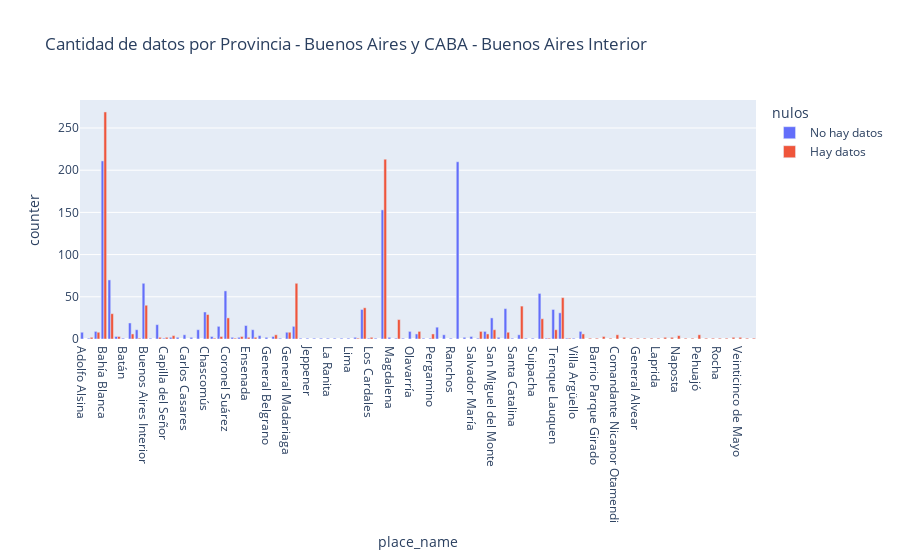

The cell this chart's notebook holds for it:
### Code cell
bsas_interior_barrios_grupo = bsas_interior.groupby(by=['state_name','place_name','nulos'],as_index=False)['counter'].sum()
bsas_interior_barrios_grupo['nulos'] = bsas_interior_barrios_grupo['nulos'].astype(str)
bsas_interior_barrios_grupo['nulos'] = bsas_interior_barrios_grupo.nulos.str.replace('False','Hay datos')
bsas_interior_barrios_grupo['nulos'] = bsas_interior_barrios_grupo.nulos.str.replace('True','No hay datos')
fig = px.bar(bsas_interior_barrios_grupo, x="place_name", y="counter",
             color='nulos', barmode='group',
             height=400, title="Cantidad de datos por Provincia - Buenos Aires y CABA - Buenos Aires Interior")
fig.show()

### Figure 1 — Plotly figure (JSON) as saved in the notebook; plotly's stock layout.template omitted (floating-point values rounded to 4 significant figures)
{"data": [{"alignmentgroup": "True", "hovertemplate": "nulos=No hay datos<br>place_name=%{x}<br>counter=%{y}<extra></extra>", "legendgroup": "No hay datos", "marker": {"color": "#636efa"}, "name": "No hay datos", "offsetgroup": "No hay datos", "orientation": "v", "showlegend": true, "textposition": "auto", "type": "bar", "x": ["Adolfo Alsina", "Alto Los Cardales", "Azul", "Bahía Blanca", "Balcarce", "Baradero", "Batán", "Berisso", "Brandsen", "Buenos Aires Interior", "Cabildo", "Campana", "Capilla del Señor", "Capitán Sarmiento", "Cardales Country Club", "Carlos Casares", "Carlos Keen", "Carmen de Areco", "Chascomús", "Chivilcoy", "Coronel Brandsen", "Coronel Suárez", "El Remanso", "Empalme Lobos", "Ensenada", "Exaltación de la Cruz", "General Alvarado", "General Belgrano", "General Las Heras", "General Lavalle", "General Madariaga", "General Pueyrredón", "Indio Cuá Country Club", "Jeppener", "Junín", "La Colina Golf & Polo", "La Ranita", "Laguna de los Padres", "Las Chacras", "Lima", "Lincoln", "Lobos", "Los Cardales", "Los Talas", "Luján", "Magdalena", "Mercedes", "Navarro", "Olavarría", "Open Door", "Pedro Luro", "Pergamino", "Punta Indio", "Punta Lara", "Ranchos", "Roosevelt", "Roque Pérez", "Salvador María", "San Andrés de Giles", "San Antonio de Areco", "San Miguel del Monte", "San Nicolás de los Arroyos", "San Pedro", "Santa Catalina", "Sierra de los Padres", "Sierras Bayas", "Suipacha", "Tandil", "Torres", "Trenque Lauquen", "Tres Arroyos", "Verónica", "Villa Argüello", "Zárate"], "xaxis": "x", "y": [8, 1, 9, 211, 70, 3, 1, 19, 11, 66, 1, 17, 1, 2, 2, 5, 2, 11, 32, 3, 15, 57, 2, 2, 16, 11, 4, 2, 3, 1, 8, 15, 1, 1, 1, 1, 1, 1, 1, 1, 2, 35, 1, 1, 153, 2, 1, 1, 9, 6, 1, 1, 14, 5, 1, 210, 2, 3, 1, 9, 25, 2, 36, 1, 5, 1, 1, 54, 1, 35, 31, 1, 1, 9], "yaxis": "y"}, {"alignmentgroup": "True", "hovertemplate": "nulos=Hay datos<br>place_name=%{x}<br>counter=%{y}<extra></extra>", "legendgroup": "Hay datos", "marker": {"color": "#EF553B"}, "name": "Hay datos", "offsetgroup": "Hay datos", "orientation": "v", "showlegend": true, "textposition": "auto", "type": "bar", "x": ["Alto Los Cardales", "Azul", "Bahía Blanca", "Balcarce", "Balneario San Cayetano", "Baradero", "Barrio Parque Girado", "Berisso", "Brandsen", "Buenos Aires Interior", "Campana", "Campos de Roca", "Capilla del Señor", "Capitán Sarmiento", "Carmen de Patagones", "Chascomús", "Chivilcoy", "Comandante Nicanor Otamendi", "Coronel Brandsen", "Coronel Dorrego", "Coronel Suárez", "El Remanso", "Elvira", "Empalme Lobos", "Ensenada", "Exaltación de la Cruz", "General Alvear", "General Las Heras", "General Madariaga", "General Pinto", "General Pueyrredón", "Haras del Sur II", "Laprida", "Lincoln", "Lobería", "Lobos", "Lomas del Río Luján", "Los Cardales", "Luján", "Mercedes", "Naposta", "Nueve de Julio", "Olivera", "Open Door", "Pehuajó", "Pergamino", "Ramallo", "Rancagua", "Rocha", "San Andrés de Giles", "San Antonio de Areco", "San Miguel del Monte", "San Pedro", "Santa Trinidad", "Sierra de los Padres", "Tandil", "Tornquist", "Torres", "Trenque Lauquen", "Tres Arroyos", "Veinticinco de Mayo", "Verónica", "Villa Ventana", "Villars", "Zárate"], "xaxis": "x", "y": [2, 8, 269, 30, 1, 3, 1, 6, 1, 40, 2, 3, 2, 4, 1, 29, 1, 5, 3, 2, 25, 1, 1, 3, 2, 2, 1, 5, 8, 1, 66, 1, 1, 1, 2, 37, 2, 2, 213, 23, 4, 1, 1, 9, 5, 6, 1, 1, 1, 9, 6, 11, 8, 1, 39, 24, 2, 1, 11, 49, 2, 1, 1, 1, 6], "yaxis": "y"}], "layout": {"autosize": true, "barmode": "group", "legend": {"title": {"text": "nulos"}, "tracegroupgap": 0}, "title": {"text": "Cantidad de datos por Provincia - Buenos Aires y CABA - Buenos Aires Interior"}, "xaxis": {"anchor": "y", "autorange": true, "domain": [0, 1], "range": [-0.5, 98.5], "title": {"text": "place_name"}, "type": "category"}, "yaxis": {"anchor": "x", "autorange": true, "domain": [0, 1], "range": [0, 283.2], "title": {"text": "counter"}, "type": "linear"}}}
